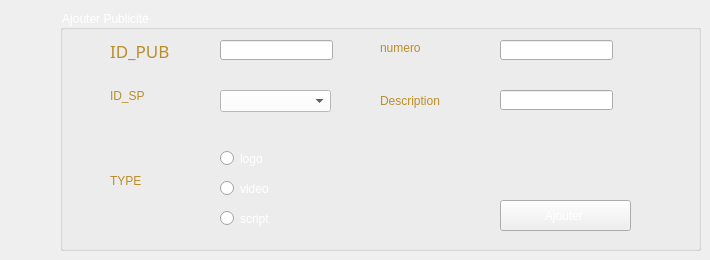
     <widget class="QWidget" name="Ajout_2">
      <attribute name="title">
       <string>Ajout</string>
      </attribute>
      <widget class="QGroupBox" name="groupBox_2">
       <property name="geometry">
        <rect>
         <x>60</x>
         <y>10</y>
         <width>641</width>
         <height>241</height>
        </rect>
       </property>
       <property name="styleSheet">
        <string notr="true">font: 75 12pt &quot;Adobe Gothic Std B&quot;;
color: rgb(255, 255, 255);</string>
       </property>
       <property name="title">
        <string>Ajouter Publicité</string>
       </property>
       <widget class="QLabel" name="label_7">
        <property name="geometry">
         <rect>
          <x>50</x>
          <y>20</y>
          <width>81</width>
          <height>41</height>
         </rect>
        </property>
        <property name="font">
         <font>
          <family>MV Boli</family>
          <pointsize>13</pointsize>
          <weight>50</weight>
          <italic>false</italic>
          <bold>false</bold>
         </font>
        </property>
        <property name="styleSheet">
         <string notr="true">font: 13pt &quot;MV Boli&quot;;
color: rgb(185, 142, 42);</string>
        </property>
        <property name="text">
         <string>ID_PUB</string>
        </property>
       </widget>
       <widget class="QLabel" name="label_8">
        <property name="geometry">
         <rect>
          <x>320</x>
          <y>30</y>
          <width>81</width>
          <height>16</height>
         </rect>
        </property>
        <property name="styleSheet">
         <string notr="true">font: 13pt &quot;MV Boli&quot;;
color: rgb(185, 142, 42);</string>
        </property>
        <property name="text">
         <string>numero</string>
        </property>
       </widget>
       <widget class="QLabel" name="label_9">
        <property name="geometry">
         <rect>
          <x>320</x>
          <y>70</y>
          <width>111</width>
          <height>41</height>
         </rect>
        </property>
        <property name="styleSheet">
         <string notr="true">font: 13pt &quot;MV Boli&quot;;
color: rgb(185, 142, 42);</string>
        </property>
        <property name="text">
         <string>Description</string>
        </property>
       </widget>
       <widget class="QLabel" name="label_10">
        <property name="geometry">
         <rect>
          <x>50</x>
          <y>70</y>
          <width>81</width>
          <height>31</height>
         </rect>
        </property>
        <property name="styleSheet">
         <string notr="true">font: 13pt &quot;MV Boli&quot;;
color: rgb(185, 142, 42);</string>
        </property>
        <property name="text">
         <string>ID_SP</string>
        </property>
       </widget>
       <widget class="QLabel" name="label_11">
        <property name="geometry">
         <rect>
          <x>50</x>
          <y>160</y>
          <width>61</width>
          <height>21</height>
         </rect>
        </property>
        <property name="styleSheet">
         <string notr="true">font: 13pt &quot;MV Boli&quot;;
color: rgb(185, 142, 42);</string>
        </property>
        <property name="text">
         <string>TYPE</string>
        </property>
       </widget>
       <widget class="QLineEdit" name="lineEdit_idpub">
        <property name="geometry">
         <rect>
          <x>160</x>
          <y>30</y>
          <width>113</width>
          <height>20</height>
         </rect>
        </property>
       </widget>
       <widget class="QLineEdit" name="lineEdit_num_2">
        <property name="geometry">
         <rect>
          <x>440</x>
          <y>30</y>
          <width>113</width>
          <height>20</height>
         </rect>
        </property>
       </widget>
       <widget class="QLineEdit" name="lineEdit_description">
        <property name="geometry">
         <rect>
          <x>440</x>
          <y>80</y>
          <width>113</width>
          <height>20</height>
         </rect>
        </property>
       </widget>
       <widget class="QPushButton" name="pushButton_ajoutPub">
        <property name="geometry">
         <rect>
          <x>440</x>
          <y>190</y>
          <width>131</width>
          <height>31</height>
         </rect>
        </property>
        <property name="styleSheet">
         <string notr="true">font: 12pt &quot;MV Boli&quot;;
</string>
        </property>
        <property name="text">
         <string>Ajouter </string>
        </property>
       </widget>
       <widget class="QComboBox" name="comboBox_1">
        <property name="geometry">
         <rect>
          <x>160</x>
          <y>80</y>
          <width>111</width>
          <height>22</height>
         </rect>
        </property>
        <property name="styleSheet">
         <string notr="true">background-color: rgb(255, 255, 255);
color: rgb(0, 0, 0);</string>
        </property>
       </widget>
       <widget class="QRadioButton" name="radioButton_logo">
        <property name="geometry">
         <rect>
          <x>160</x>
          <y>140</y>
          <width>82</width>
          <height>17</height>
         </rect>
        </property>
        <property name="text">
         <string>logo</string>
        </property>
       </widget>
       <widget class="QRadioButton" name="radioButton_video">
        <property name="geometry">
         <rect>
          <x>160</x>
          <y>170</y>
          <width>82</width>
          <height>17</height>
         </rect>
        </property>
        <property name="text">
         <string>video</string>
        </property>
       </widget>
       <widget class="QRadioButton" name="radioButton_sript">
        <property name="geometry">
         <rect>
          <x>160</x>
          <y>200</y>
          <width>82</width>
          <height>17</height>
         </rect>
        </property>
        <property name="text">
         <string>script</string>
        </property>
       </widget>
       <widget class="QLabel" name="label_30">
        <property name="geometry">
         <rect>
          <x>320</x>
          <y>140</y>
          <width>91</width>
          <height>81</height>
         </rect>
        </property>
        <property name="text">
         <string/>
        </property>
        <property name="pixmap">
         <pixmap>../pub1111.png</pixmap>
        </property>
       </widget>
      </widget>
     </widget>
